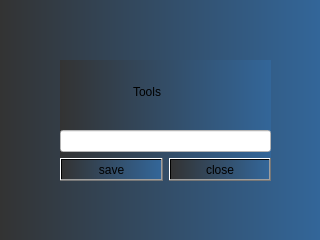
<?xml version="1.0" encoding="UTF-8"?>
<ui version="4.0">
 <class>ToolsDialog</class>
 <widget class="QDialog" name="ToolsDialog">
  <property name="geometry">
   <rect>
    <x>0</x>
    <y>0</y>
    <width>320</width>
    <height>240</height>
   </rect>
  </property>
  <property name="windowTitle">
   <string>Dialog</string>
  </property>
  <property name="styleSheet">
   <string notr="true">background:qlineargradient(spread:pad, x1:0, y1:0, x2:1, y2:0, stop:0 #333, stop:1 #369)</string>
  </property>
  <widget class="QWidget" name="">
   <property name="geometry">
    <rect>
     <x>60</x>
     <y>60</y>
     <width>211</width>
     <height>121</height>
    </rect>
   </property>
   <layout class="QVBoxLayout" name="verticalLayout">
    <item>
     <widget class="QLabel" name="label">
      <property name="text">
       <string>                      Tools</string>
      </property>
     </widget>
    </item>
    <item>
     <widget class="QLineEdit" name="name">
      <property name="styleSheet">
       <string notr="true">background:rgb(255, 255, 255)</string>
      </property>
     </widget>
    </item>
    <item>
     <layout class="QHBoxLayout" name="horizontalLayout">
      <item>
       <widget class="QPushButton" name="save">
        <property name="text">
         <string>save</string>
        </property>
       </widget>
      </item>
      <item>
       <widget class="QPushButton" name="close">
        <property name="text">
         <string>close</string>
        </property>
       </widget>
      </item>
     </layout>
    </item>
   </layout>
  </widget>
 </widget>
 <resources/>
 <connections/>
</ui>
